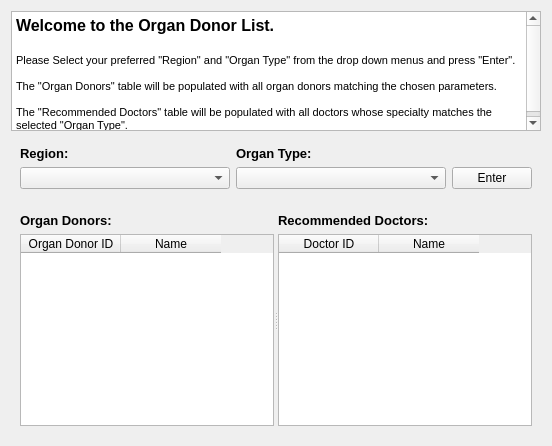
      <widget class="QWidget" name="organ_donor_list_tab">
       <attribute name="title">
        <string>Organ Donor List</string>
       </attribute>
       <layout class="QGridLayout" name="gridLayout_2">
        <item row="1" column="1" colspan="2">
         <widget class="QWidget" name="organ_options_widget" native="true">
          <layout class="QGridLayout" name="gridLayout_3">
           <item row="2" column="0">
            <widget class="QComboBox" name="organ_region_combo_box"/>
           </item>
           <item row="0" column="0">
            <widget class="QLabel" name="organ_region_lbl">
             <property name="font">
              <font>
               <pointsize>10</pointsize>
               <weight>75</weight>
               <bold>true</bold>
              </font>
             </property>
             <property name="text">
              <string>Region:</string>
             </property>
            </widget>
           </item>
           <item row="2" column="2">
            <widget class="QComboBox" name="organ_type_combo_box"/>
           </item>
           <item row="0" column="2">
            <widget class="QLabel" name="organ_type_lbl">
             <property name="font">
              <font>
               <pointsize>10</pointsize>
               <weight>75</weight>
               <bold>true</bold>
              </font>
             </property>
             <property name="text">
              <string>Organ Type:</string>
             </property>
            </widget>
           </item>
           <item row="2" column="3">
            <widget class="QPushButton" name="organ_enter_btn">
             <property name="maximumSize">
              <size>
               <width>80</width>
               <height>16777215</height>
              </size>
             </property>
             <property name="text">
              <string>Enter</string>
             </property>
            </widget>
           </item>
          </layout>
         </widget>
        </item>
        <item row="2" column="1" colspan="2">
         <widget class="QWidget" name="organ_tables_widget" native="true">
          <property name="sizePolicy">
           <sizepolicy hsizetype="Preferred" vsizetype="Preferred">
            <horstretch>0</horstretch>
            <verstretch>20</verstretch>
           </sizepolicy>
          </property>
          <layout class="QGridLayout" name="gridLayout_6">
           <item row="0" column="0">
            <widget class="QSplitter" name="splitter">
             <property name="orientation">
              <enum>Qt::Horizontal</enum>
             </property>
             <widget class="QWidget" name="organ_donors_widget" native="true">
              <layout class="QGridLayout" name="gridLayout_4">
               <item row="1" column="0">
                <widget class="QTableWidget" name="organ_donors_table">
                 <column>
                  <property name="text">
                   <string>Organ Donor ID</string>
                  </property>
                 </column>
                 <column>
                  <property name="text">
                   <string>Name</string>
                  </property>
                 </column>
                </widget>
               </item>
               <item row="0" column="0">
                <widget class="QLabel" name="organ_donors_lbl">
                 <property name="font">
                  <font>
                   <pointsize>10</pointsize>
                   <weight>75</weight>
                   <bold>true</bold>
                  </font>
                 </property>
                 <property name="text">
                  <string>Organ Donors:</string>
                 </property>
                </widget>
               </item>
              </layout>
             </widget>
             <widget class="QWidget" name="recommended_doctors_widget" native="true">
              <layout class="QGridLayout" name="gridLayout_5">
               <item row="1" column="0">
                <widget class="QTableWidget" name="recommended_doctors_table">
                 <column>
                  <property name="text">
                   <string>Doctor ID</string>
                  </property>
                 </column>
                 <column>
                  <property name="text">
                   <string>Name</string>
                  </property>
                 </column>
                </widget>
               </item>
               <item row="0" column="0">
                <widget class="QLabel" name="recommended_doctors_lbl">
                 <property name="font">
                  <font>
                   <pointsize>10</pointsize>
                   <weight>75</weight>
                   <bold>true</bold>
                  </font>
                 </property>
                 <property name="text">
                  <string>Recommended Doctors:</string>
                 </property>
                </widget>
               </item>
              </layout>
             </widget>
            </widget>
           </item>
          </layout>
         </widget>
        </item>
        <item row="0" column="1" colspan="2">
         <widget class="QTextBrowser" name="organ_info_txt_browser">
          <property name="sizePolicy">
           <sizepolicy hsizetype="Preferred" vsizetype="Preferred">
            <horstretch>0</horstretch>
            <verstretch>0</verstretch>
           </sizepolicy>
          </property>
          <property name="maximumSize">
           <size>
            <width>16777215</width>
            <height>120</height>
           </size>
          </property>
          <property name="html">
           <string>&lt;!DOCTYPE HTML PUBLIC &quot;-//W3C//DTD HTML 4.0//EN&quot; &quot;http://www.w3.org/TR/REC-html40/strict.dtd&quot;&gt;
&lt;html&gt;&lt;head&gt;&lt;meta name=&quot;qrichtext&quot; content=&quot;1&quot; /&gt;&lt;style type=&quot;text/css&quot;&gt;
p, li { white-space: pre-wrap; }
&lt;/style&gt;&lt;/head&gt;&lt;body style=&quot; font-family:'.SF NS Text'; font-size:10pt; font-weight:400; font-style:normal;&quot;&gt;
&lt;p style=&quot; margin-top:0px; margin-bottom:0px; margin-left:0px; margin-right:0px; -qt-block-indent:0; text-indent:0px;&quot;&gt;&lt;span style=&quot; font-family:'MS Shell Dlg 2'; font-size:12pt; font-weight:600;&quot;&gt;Welcome to the Organ Donor List.&lt;/span&gt;&lt;/p&gt;
&lt;p style=&quot;-qt-paragraph-type:empty; margin-top:0px; margin-bottom:0px; margin-left:0px; margin-right:0px; -qt-block-indent:0; text-indent:0px; font-family:'MS Shell Dlg 2'; font-size:12pt; font-weight:600;&quot;&gt;&lt;br /&gt;&lt;/p&gt;
&lt;p style=&quot; margin-top:0px; margin-bottom:0px; margin-left:0px; margin-right:0px; -qt-block-indent:0; text-indent:0px;&quot;&gt;&lt;span style=&quot; font-family:'MS Shell Dlg 2'; font-size:8.25pt;&quot;&gt;Please Select your preferred &amp;quot;Region&amp;quot; and &amp;quot;Organ Type&amp;quot; from the drop down menus and press &amp;quot;Enter&amp;quot;.&lt;/span&gt;&lt;/p&gt;
&lt;p style=&quot;-qt-paragraph-type:empty; margin-top:0px; margin-bottom:0px; margin-left:0px; margin-right:0px; -qt-block-indent:0; text-indent:0px; font-family:'MS Shell Dlg 2'; font-size:8.25pt;&quot;&gt;&lt;br /&gt;&lt;/p&gt;
&lt;p style=&quot; margin-top:0px; margin-bottom:0px; margin-left:0px; margin-right:0px; -qt-block-indent:0; text-indent:0px;&quot;&gt;&lt;span style=&quot; font-family:'MS Shell Dlg 2'; font-size:8.25pt;&quot;&gt;The &amp;quot;Organ Donors&amp;quot; table will be populated with all organ donors matching the chosen parameters.&lt;/span&gt;&lt;/p&gt;
&lt;p style=&quot;-qt-paragraph-type:empty; margin-top:0px; margin-bottom:0px; margin-left:0px; margin-right:0px; -qt-block-indent:0; text-indent:0px; font-family:'MS Shell Dlg 2'; font-size:8.25pt;&quot;&gt;&lt;br /&gt;&lt;/p&gt;
&lt;p style=&quot; margin-top:0px; margin-bottom:0px; margin-left:0px; margin-right:0px; -qt-block-indent:0; text-indent:0px;&quot;&gt;&lt;span style=&quot; font-family:'MS Shell Dlg 2'; font-size:8.25pt;&quot;&gt;The &amp;quot;Recommended Doctors&amp;quot; table will be populated with all doctors whose specialty matches the selected &amp;quot;Organ Type&amp;quot;.&lt;/span&gt;&lt;/p&gt;&lt;/body&gt;&lt;/html&gt;</string>
          </property>
         </widget>
        </item>
       </layout>
      </widget>
